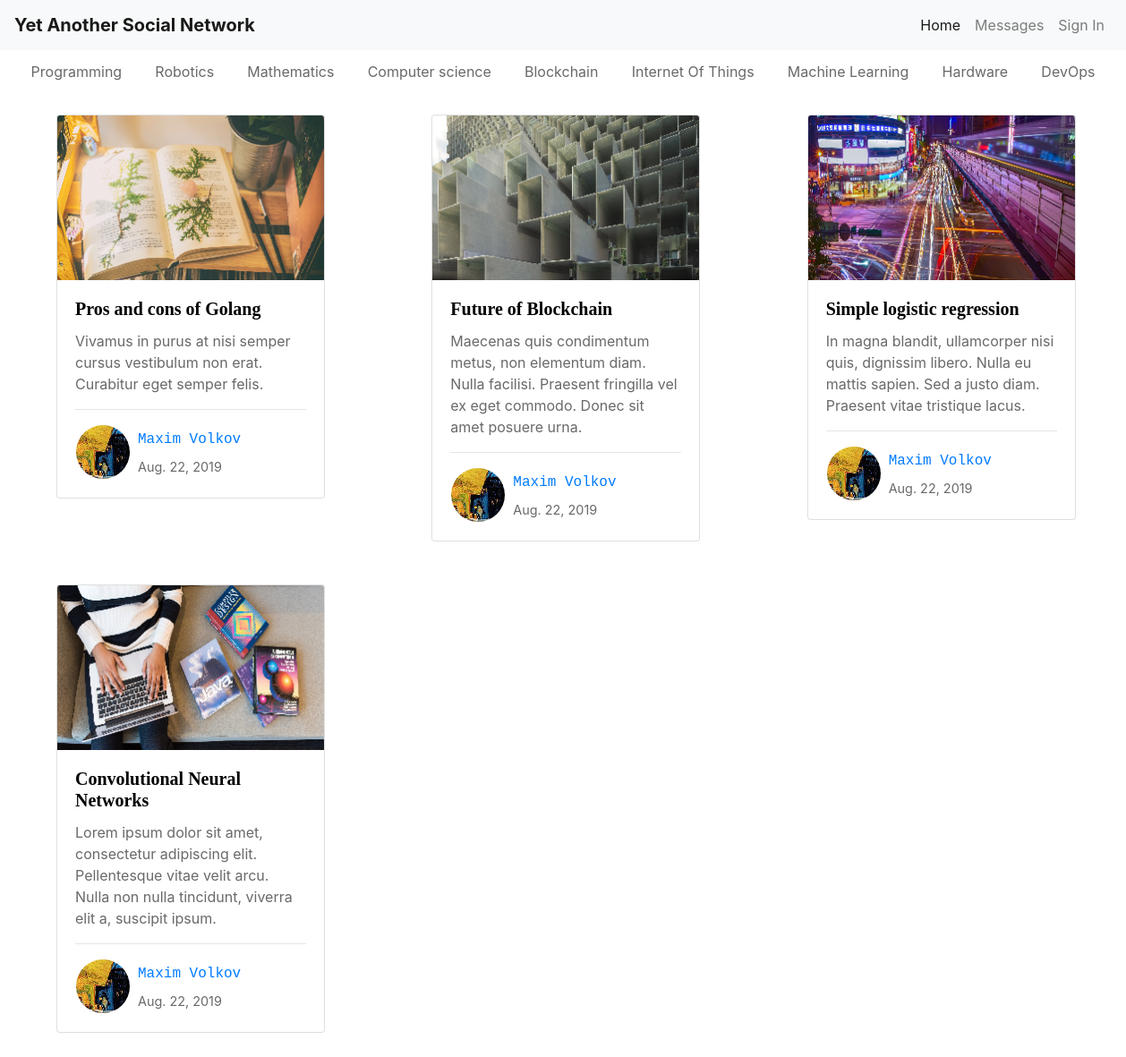
/home/, run on the app's committed database.
### blog/models.py (models this page shows, shortened)
class Article(models.Model):
    categories = [
        ('prog', 'Programming'),
        ('robo', 'Robotics'),
        ('math', 'Mathematics'),
        ('cs', 'Computer Science'),
        ('bc', 'Blockchain'),
        ('iot', 'Internet Of Things'),
        ('ml', 'Machine Learning'),
        ('hard', 'Hardware'),
        ('do', 'DevOps')
    ]
    title = models.CharField(max_length=256)
    annotation = models.TextField(max_length=150, default='Lorem ipsum')
    logo = models.ImageField(upload_to=get_logo_path, null=True)
    logo_preview = models.ImageField(upload_to=get_logo_preview_path, null=True)
    category = models.CharField(max_length=4, choices=categories)
    author = models.ForeignKey(get_user_model(), on_delete=models.CASCADE)
    date_created = models.DateField(auto_now_add=True)
    date_modified = models.DateField(auto_now=True)
    body = HTMLField('Content')

### users/models.py (models this page shows, shortened)
class CustomUser(AbstractUser):
    description = models.CharField(max_length=256)
    avatar = models.ImageField(upload_to=get_avatar_path, default='avatars/default.png', blank=True)
    avatar_preview = models.ImageField(upload_to=get_avatar_preview_path, null=True)

### blog/views.py (the view)
# urls.py: path('', home)
def home(request):
    queryset = Article.objects.all()
    articles = [queryset[i:i + 3] for i in range(0, len(queryset), 3)]
    context = {
        'articles': articles
    }
    return render(request, 'blog/home.html', context)

### users/context_processors.py (called while the page is built)
def add_login_form(request):
    return {
        'login_form': LoginForm(),
    }

### blog/templates/blog/home.html (shortened to what this page needs)
{% extends "blog/base.html" %}
{% load static %}
{% block content %}
    <nav class="navbar navbar-expand-md" style="height: 2em; margin-top: 4em;">
        <ul class="navbar-nav nav-fill w-100 grey">
            <li class="nav-item">
                <a id="prog" class="nav-link" href="/home/prog">Programming</a>
            </li>
            <li class="nav-item">
                <a id="robo" class="nav-link" href="/home/robo">Robotics</a>
            </li>
            <li class="nav-item">
                <a id="math" class="nav-link" href="/home/math">Mathematics</a>
            </li>
            <li class="nav-item">
                <a id="cs" class="nav-link" href="/home/cs">Computer science</a>
            </li>
            <li class="nav-item">
                <a id="bc" class="nav-link" href="/home/bc">Blockchain</a>
            </li>
            <li class="nav-item">
                <a id="iot" class="nav-link" href="/home/iot">Internet Of Things</a>
            </li>
            <li class="nav-item">
                <a id="ml" class="nav-link" href="/home/ml">Machine Learning</a>
            </li>
            <li class="nav-item">
                <a id="hard" class="nav-link" href="/home/hard">Hardware</a>
            </li>
            <li class="nav-item">
                <a id="do" class="nav-link" href="/home/do">DevOps</a>
            </li>
        </ul>
    </nav>
    <div class="container-fluid mx-5" style="padding-top: 2em;">
        {% for article_set in articles %}
            <div class="row mb-5">
                {% for article in article_set %}
                    <div class="col">
                        <div class="card" style="width: 300px;">
                            <a id="preview" href="/home/{{ article.category }}/{{ article.id }}">
                                <img class="card-img-top" src="{{ article.logo_preview.url }}" alt="Card image">
                                <div class="card-body">
                                    <h5 class="card-title" style="font-family: Verdana;"><strong>{{ article.title }}</strong></h5>
                                    <div class="card-text" style="color: dimgrey;">{{ article.annotation }}</div>
                                    <hr>
                                    <a id="author" href="/user/{{ article.author.username }}">
                                        <table>
                                            <tr>
                                                <td rowspan="2">
                                                    <img class="rounded-circle" src="{{ article.author.avatar_preview.url }}" alt="Author avatar">
                                                </td>
                                                <td style="padding-left: 0.5em;">
                                                    <span style="font-family: courier;">{{ article.author.first_name }} {{ article.author.last_name }}</span>
                                                </td>
                                            </tr>
                                            <tr>
                                                <td style="padding-left: 0.5em;">
                                                    <span style="font-size: 90%; color: dimgrey;">{{ article.date_created }}</span>
                                                </td>
                                            </tr>
                                        </table>
                                    </a>
                                </div>
                            </a>
                        </div>
                    </div>
                {% endfor %}
            </div>
        {% endfor %}
    </div>
{% endblock %}

### blog/templates/blog/base.html (shortened to what this page needs)
<!DOCTYPE html>
<html lang="en">
<head>
    <link rel="stylesheet" href="https://maxcdn.bootstrapcdn.com/bootstrap/4.3.1/css/bootstrap.min.css">
</head>
<body>
    <nav class="navbar navbar-expand-md navbar-light bg-light fixed-top">
        <a class="navbar-brand" href="/home"><strong>Yet Another Social Network</strong></a>
        <div class="collapse navbar-collapse" id="collapsibleNavbar">
            <ul class="navbar-nav ml-auto">
                <li class="nav-item">
                    <a id="home" class="nav-link" href="/home">Home</a>
                </li>
                <li class="nav-item">
                    <a id="messages" class="nav-link" href="/messages">Messages</a>
                </li>
                {% if user.is_authenticated %}
                    <li class="nav-item dropdown">
                        <a id="me" class="nav-link dropdown-toggle" href="#" data-toggle="dropdown">Me</a>
                        <div class="dropdown-menu dropdown-menu-right">
                            <a class="dropdown-item" href="/user/{{ user.username }}">Profile</a>
                            <a class="dropdown-item" href="/user/{{ user.username }}/settings">Settings</a>
                            <a class="dropdown-item" href="{% url 'logout' %}">Logout</a>
                        </div>
                    </li>
                {% else %}
                    <li class="nav-item">
                        <a class="nav-link" href="/user/login">Sign In</a>
                    </li>
                {% endif %}
            </ul>
        </div>
    </nav>
    {% block content %}{% endblock %}
</body>
</html>

### data on the page
Article: logo_preview (picture), title "Pros and cons of Golang", annotation "Vivamus in purus at nisi semper cursus vestibulum non erat. Curabitur eget semper felis.", author.avatar_preview (picture), author.first_name "Maxim", author.last_name "Volkov", date_created "Aug. 22, 2019"
Article: logo_preview (picture), title "Future of Blockchain", annotation "Maecenas quis condimentum metus, non elementum diam. Nulla facilisi. Praesent fringilla vel ex eget commodo. Donec sit amet posuere urna.", author.avatar_preview (picture), author.first_name "Maxim", author.last_name "Volkov", date_created "Aug. 22, 2019"
Article: logo_preview (picture), title "Simple logistic regression", annotation "In magna blandit, ullamcorper nisi quis, dignissim libero. Nulla eu mattis sapien. Sed a justo diam. Praesent vitae tristique lacus.", author.avatar_preview (picture), author.first_name "Maxim", author.last_name "Volkov", date_created "Aug. 22, 2019"
Article: logo_preview (picture), title "Convolutional Neural Networks", annotation "Lorem ipsum dolor sit amet, consectetur adipiscing elit. Pellentesque vitae velit arcu. Nulla non nulla tincidunt, viverra elit a, suscipit ipsum.", author.avatar_preview (picture), author.first_name "Maxim", author.last_name "Volkov", date_created "Aug. 22, 2019"
